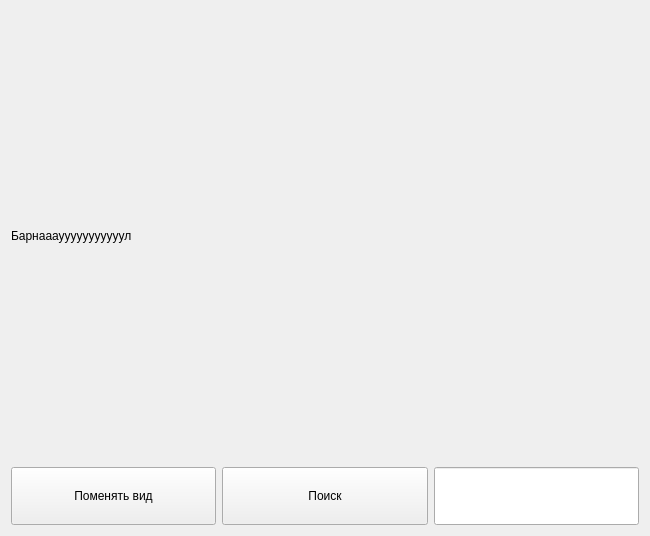
<?xml version="1.0" encoding="UTF-8"?>
<ui version="4.0">
 <class>Form</class>
 <widget class="QWidget" name="Form">
  <property name="geometry">
   <rect>
    <x>0</x>
    <y>0</y>
    <width>650</width>
    <height>536</height>
   </rect>
  </property>
  <property name="windowTitle">
   <string>Form</string>
  </property>
  <layout class="QVBoxLayout" name="verticalLayout">
   <item>
    <widget class="QLabel" name="MapImage">
     <property name="sizePolicy">
      <sizepolicy hsizetype="Fixed" vsizetype="Fixed">
       <horstretch>0</horstretch>
       <verstretch>0</verstretch>
      </sizepolicy>
     </property>
     <property name="minimumSize">
      <size>
       <width>620</width>
       <height>450</height>
      </size>
     </property>
     <property name="text">
      <string>Барнаааууууууууууул</string>
     </property>
    </widget>
   </item>
   <item>
    <layout class="QHBoxLayout" name="horizontalLayout">
     <item>
      <widget class="QPushButton" name="ButtonChange">
       <property name="sizePolicy">
        <sizepolicy hsizetype="Expanding" vsizetype="Expanding">
         <horstretch>0</horstretch>
         <verstretch>0</verstretch>
        </sizepolicy>
       </property>
       <property name="text">
        <string>Поменять вид</string>
       </property>
      </widget>
     </item>
     <item>
      <widget class="QPushButton" name="ButtonSearch">
       <property name="sizePolicy">
        <sizepolicy hsizetype="Expanding" vsizetype="Expanding">
         <horstretch>0</horstretch>
         <verstretch>0</verstretch>
        </sizepolicy>
       </property>
       <property name="text">
        <string>Поиск</string>
       </property>
      </widget>
     </item>
     <item>
      <widget class="QLineEdit" name="InputSearch">
       <property name="enabled">
        <bool>true</bool>
       </property>
       <property name="sizePolicy">
        <sizepolicy hsizetype="Expanding" vsizetype="Expanding">
         <horstretch>0</horstretch>
         <verstretch>0</verstretch>
        </sizepolicy>
       </property>
       <property name="cursor">
        <cursorShape>WaitCursor</cursorShape>
       </property>
       <property name="focusPolicy">
        <enum>Qt::NoFocus</enum>
       </property>
       <property name="contextMenuPolicy">
        <enum>Qt::NoContextMenu</enum>
       </property>
      </widget>
     </item>
    </layout>
   </item>
  </layout>
 </widget>
 <resources/>
 <connections/>
</ui>
